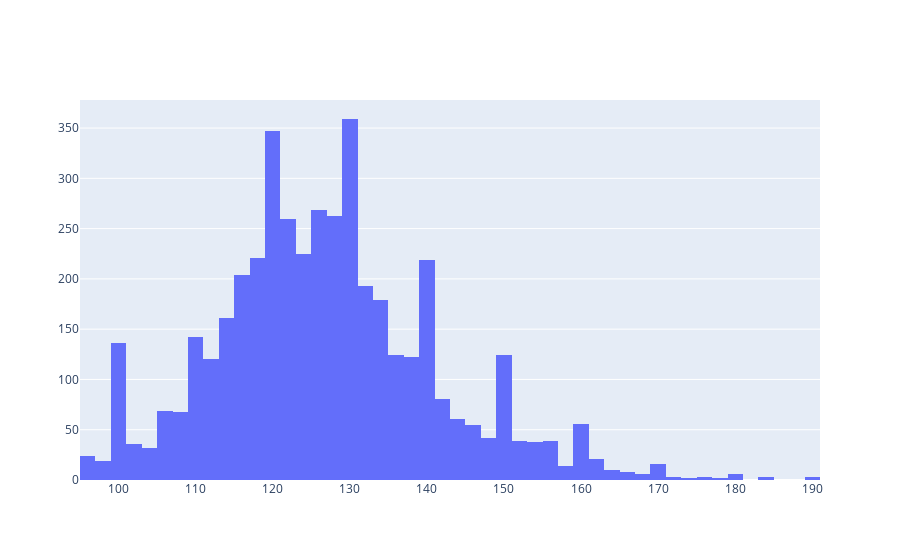

Source (notebook cell):
### Code cell
go.Figure(data=[go.Histogram(x=data["Admission grade"])])

### Figure 1 — Plotly figure (JSON) as saved in the notebook; plotly's stock layout.template omitted (floating-point values rounded to 4 significant figures; data arrays with more than 128 entries replaced by an {"elided": "..."} marker saying what was removed)
{"data": [{"type": "histogram", "x": {"elided": "4424 float values"}}], "layout": {}}
